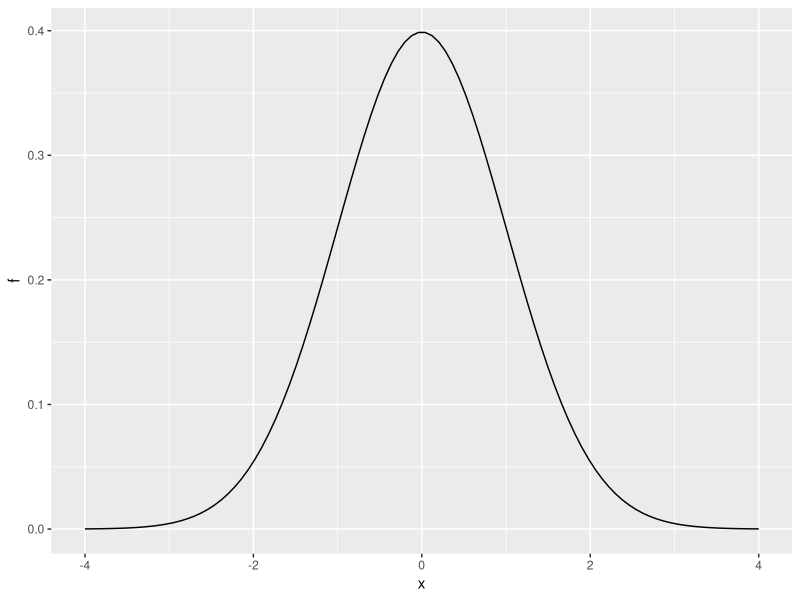
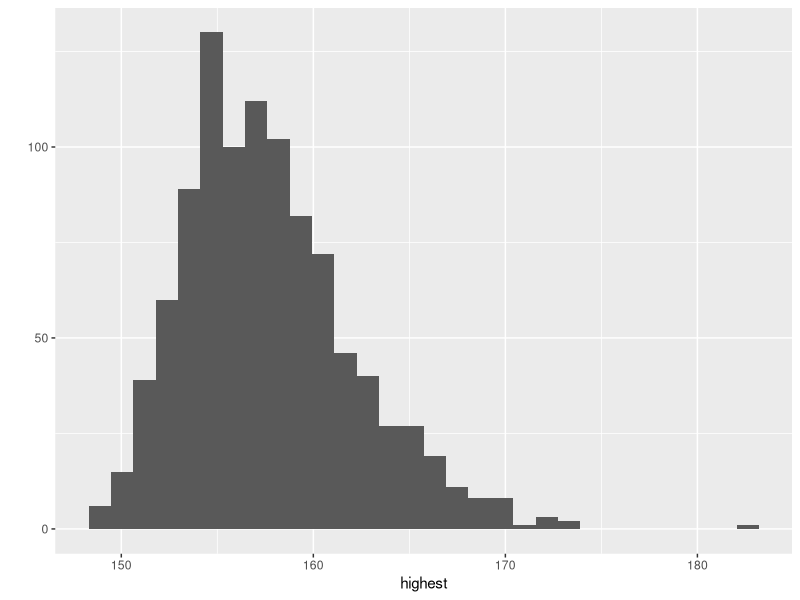

Recreate these plots in R, in order.
## ---- chunk 1
library(tidyverse)
library(dslabs)
data(heights)
x<-heights%>%filter(sex=='Male')%>%pull(height)
## ---- chunk 2
F<-function(a) mean(x<=a)
## ---- chunk 3
1-F(70)
## ---- chunk 4
#F(b)-F(a)
## ---- chunk 5
m<-mean(x)
s<-sd(x)
#F(a) = pnorm(a, m, s)
## ---- chunk 6
1-pnorm(70.5, m, s)
## ---- chunk 7
mean(x<=68.5)-mean(x<=67.5)
mean(x<=69.5)-mean(x<=68.5)
mean(x<=70.5)-mean(x<=69.5)
## ---- chunk 8
pnorm(68.5, m, s)-pnorm(67.5, m, s)
pnorm(69.5, m, s)-pnorm(68.5, m, s)
pnorm(70.5, m, s)-pnorm(69.5, m, s)
## ---- chunk 9
mean(x<=70.9)-mean(x<=70.1)
pnorm(70.9,m,s)-pnorm(70.1,m,s)
## ---- chunk 10
1-pnorm(76,m,s)
## ---- chunk 11
n<-length(x)
m<-mean(x)
s<-sd(x)
simulated_heights<-rnorm(n,m,s)
## ---- chunk 12
B <- 10000
tallest <- replicate(B, {
  simulated_data <- rnorm(800, m, s)
  max(simulated_data)
})
## ---- chunk 13
mean(tallest>=7*12)
## ---- chunk 14
x<-seq(-4, 4, length.out=100)
qplot(x, f, geom='line', data=data.frame(x, f=dnorm(x)))
## ---- chunk 15
#5 feet=12 inch
pnorm(60, mean=64, sd=3)
## ---- chunk 16
#6 feet=72 inch
1-pnorm(72, mean=64, sd=3)
## ---- chunk 17
pnorm(67, 64, 3) - pnorm(61, 64, 3)
## ---- chunk 18
in_to_cm<-function(n){
  x<-n * 2.54
  x
}
pnorm(in_to_cm(67), in_to_cm(64), in_to_cm(3)) - pnorm(in_to_cm(61), in_to_cm(64), in_to_cm(3))
## ---- chunk 19
#The default sd=1 in pnorm function.
pnorm(1)-pnorm(-1)
## ---- chunk 20
qnorm(0.99, 69, 3)
## ---- chunk 21
B=1000
highest<-replicate(B, {
  sample_data<-rnorm(10000, 100, 15)
  max(sample_data)
})
qplot(highest, bins=30)
